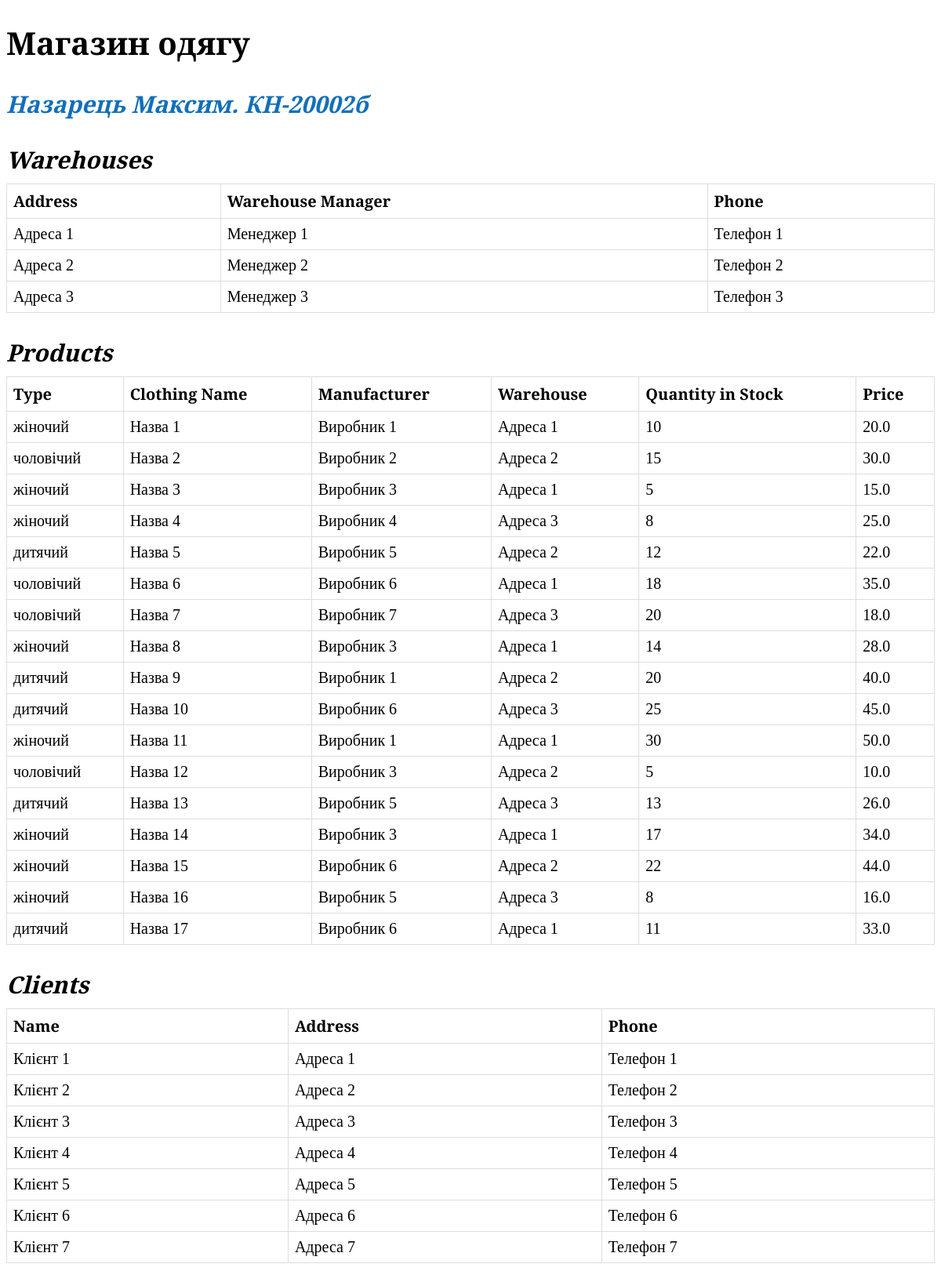
The page / (upper part) on the database its author committed.
### store_app/models.py (models this page shows, shortened)
class Warehouse(models.Model):
    address = models.CharField(max_length=255)
    warehouse_manager = models.CharField(max_length=70)
    phone = models.CharField(max_length=20)

class Product(models.Model):
    type = models.CharField(max_length=255)
    clothing_name = models.CharField(max_length=255)
    manufacturer = models.CharField(max_length=255)
    warehouse = models.ForeignKey(Warehouse, on_delete=models.CASCADE)
    quantity_in_stock = models.IntegerField()
    price = models.FloatField()

class Client(models.Model):
    client_name = models.CharField(max_length=70)
    client_address = models.CharField(max_length=255)
    client_phone = models.CharField(max_length=20)

### store_app/views.py (the view)
# urls.py: path('', all_tables, name='all_tables'),
def all_tables(request):
    warehouses = Warehouse.objects.all()
    products = Product.objects.all()
    clients = Client.objects.all()
    sales = Sale.objects.all()
    return render(request, 'index.html', {
        'warehouses': warehouses,
        'products': products,
        'clients': clients,
        'sales': sales,
    })

### store_app/templates/index.html (shortened to what this page needs)
<!DOCTYPE html>
<html>
<head>
  {% load static %}
  <link rel="stylesheet" href="{% static 'css/style.css' %}">
</head>
<body>
  <div class="wrapper">
    <h1>Магазин одягу</h1>
    <h2 class="name">Назарець Максим. КН-20002б</h2>
    <h2>Warehouses</h2>
    <table>
      <tr>
        <th>Address</th>
        <th>Warehouse Manager</th>
        <th>Phone</th>
      </tr>
      {% for warehouse in warehouses %}
      <tr>
        <td>{{ warehouse.address }}</td>
        <td>{{ warehouse.warehouse_manager }}</td>
        <td>{{ warehouse.phone }}</td>
      </tr>
      {% endfor %}
    </table>
    <h2>Products</h2>
    <table>
      <tr>
        <th>Type</th>
        <th>Clothing Name</th>
        <th>Manufacturer</th>
        <th>Warehouse</th>
        <th>Quantity in Stock</th>
        <th>Price</th>
      </tr>
      {% for product in products %}
      <tr>
        <td>{{ product.type }}</td>
        <td>{{ product.clothing_name }}</td>
        <td>{{ product.manufacturer }}</td>
        <td>{{ product.warehouse.address }}</td>
        <td>{{ product.quantity_in_stock }}</td>
        <td>{{ product.price }}</td>
      </tr>
      {% endfor %}
    </table>
    <h2>Clients</h2>
    <table>
      <tr>
        <th>Name</th>
        <th>Address</th>
        <th>Phone</th>
      </tr>
      {% for client in clients %}
      <tr>
        <td>{{ client.client_name }}</td>
        <td>{{ client.client_address }}</td>
        <td>{{ client.client_phone }}</td>
      </tr>
      {% endfor %}
    </table>
  </div>
</body>
</html>

### store_app/static/css/style.css (style rules this page uses)
* { font-family: 'Alegreya Sans'; }
h1 { font-size: 40px; }
h2 { font-size: 30px; font-style: italic; margin-top: 30px; margin-bottom: 10px; }
h2.name { color: rgb(18, 111, 186); }
.wrapper { max-width: 1300px; margin: 0 auto; }
table { border-collapse: collapse; width: 100%; }
th, td { border: 1px solid #ddd; padding: 8px; text-align: left; font-size: 20px; }
th { font-weight: bold; }
td { user-select: none; }

### rows shown on the page
Warehouse: address "Адреса 1", warehouse_manager "Менеджер 1", phone "Телефон 1"
Warehouse: address "Адреса 2", warehouse_manager "Менеджер 2", phone "Телефон 2"
Warehouse: address "Адреса 3", warehouse_manager "Менеджер 3", phone "Телефон 3"
Product: type "жіночий", clothing_name "Назва 1", manufacturer "Виробник 1", warehouse.address "Адреса 1", quantity_in_stock "10", price "20.0"
Product: type "чоловічий", clothing_name "Назва 2", manufacturer "Виробник 2", warehouse.address "Адреса 2", quantity_in_stock "15", price "30.0"
Product: type "жіночий", clothing_name "Назва 3", manufacturer "Виробник 3", warehouse.address "Адреса 1", quantity_in_stock "5", price "15.0"
Product: type "жіночий", clothing_name "Назва 4", manufacturer "Виробник 4", warehouse.address "Адреса 3", quantity_in_stock "8", price "25.0"
Product: type "дитячий", clothing_name "Назва 5", manufacturer "Виробник 5", warehouse.address "Адреса 2", quantity_in_stock "12", price "22.0"
Product: type "чоловічий", clothing_name "Назва 6", manufacturer "Виробник 6", warehouse.address "Адреса 1", quantity_in_stock "18", price "35.0"
Product: type "чоловічий", clothing_name "Назва 7", manufacturer "Виробник 7", warehouse.address "Адреса 3", quantity_in_stock "20", price "18.0"
Product: type "жіночий", clothing_name "Назва 8", manufacturer "Виробник 3", warehouse.address "Адреса 1", quantity_in_stock "14", price "28.0"
Product: type "дитячий", clothing_name "Назва 9", manufacturer "Виробник 1", warehouse.address "Адреса 2", quantity_in_stock "20", price "40.0"
Product: type "дитячий", clothing_name "Назва 10", manufacturer "Виробник 6", warehouse.address "Адреса 3", quantity_in_stock "25", price "45.0"
Product: type "жіночий", clothing_name "Назва 11", manufacturer "Виробник 1", warehouse.address "Адреса 1", quantity_in_stock "30", price "50.0"
Product: type "чоловічий", clothing_name "Назва 12", manufacturer "Виробник 3", warehouse.address "Адреса 2", quantity_in_stock "5", price "10.0"
Product: type "дитячий", clothing_name "Назва 13", manufacturer "Виробник 5", warehouse.address "Адреса 3", quantity_in_stock "13", price "26.0"
Product: type "жіночий", clothing_name "Назва 14", manufacturer "Виробник 3", warehouse.address "Адреса 1", quantity_in_stock "17", price "34.0"
Product: type "жіночий", clothing_name "Назва 15", manufacturer "Виробник 6", warehouse.address "Адреса 2", quantity_in_stock "22", price "44.0"
Product: type "жіночий", clothing_name "Назва 16", manufacturer "Виробник 5", warehouse.address "Адреса 3", quantity_in_stock "8", price "16.0"
Product: type "дитячий", clothing_name "Назва 17", manufacturer "Виробник 6", warehouse.address "Адреса 1", quantity_in_stock "11", price "33.0"
Client: client_name "Клієнт 1", client_address "Адреса 1", client_phone "Телефон 1"
Client: client_name "Клієнт 2", client_address "Адреса 2", client_phone "Телефон 2"
Client: client_name "Клієнт 3", client_address "Адреса 3", client_phone "Телефон 3"
Client: client_name "Клієнт 4", client_address "Адреса 4", client_phone "Телефон 4"
Client: client_name "Клієнт 5", client_address "Адреса 5", client_phone "Телефон 5"
Client: client_name "Клієнт 6", client_address "Адреса 6", client_phone "Телефон 6"
Client: client_name "Клієнт 7", client_address "Адреса 7", client_phone "Телефон 7"
